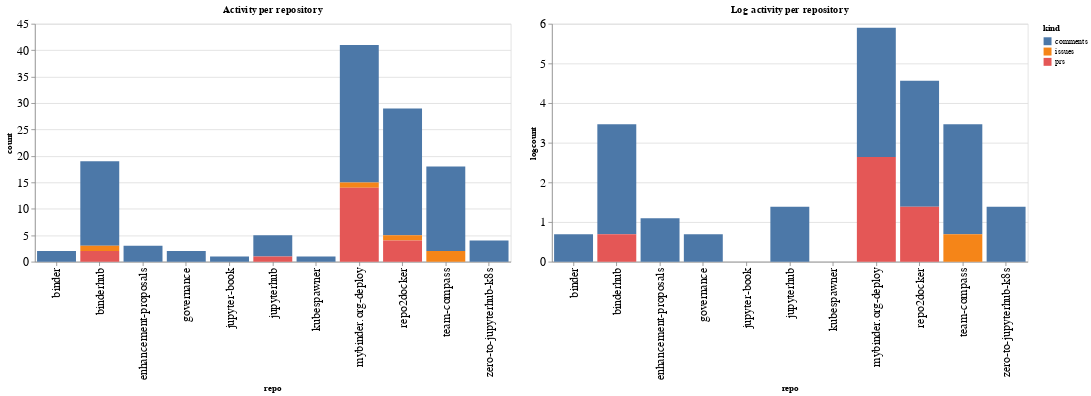

Notebook cell for this chart:
### Code cell
ch1 = alt.Chart(repo_summaries, width=600, title="Activity per repository").mark_bar().encode(
    x='repo',
    y='count',
    color='kind',
    tooltip="kind"
)

ch2 = alt.Chart(repo_summaries, width=600, title="Log activity per repository").mark_bar().encode(
    x='repo',
    y='logcount',
    color='kind',
    tooltip="kind"
)

ch1 | ch2

### Figure 1 — Vega-Lite specification as saved in the notebook (floating-point values rounded to 4 significant figures)
{"config": {"axisLeft": {"labelFontSize": 15}, "axisBottom": {"labelFontSize": 15}}, "hconcat": [{"mark": "bar", "encoding": {"color": {"type": "nominal", "field": "kind"}, "tooltip": {"type": "nominal", "field": "kind"}, "x": {"type": "nominal", "field": "repo"}, "y": {"type": "quantitative", "field": "count"}}, "title": "Activity per repository", "width": 600}, {"mark": "bar", "encoding": {"color": {"type": "nominal", "field": "kind"}, "tooltip": {"type": "nominal", "field": "kind"}, "x": {"type": "nominal", "field": "repo"}, "y": {"type": "quantitative", "field": "logcount"}}, "title": "Log activity per repository", "width": 600}], "data": {"name": "data-bc04a7122a0fcf55bfcd6b1f419a5059"}, "$schema": "https://vega.github.io/schema/vega-lite/v4.8.1.json", "datasets": {"data-bc04a7122a0fcf55bfcd6b1f419a5059": [{"repo": "binder", "kind": "comments", "count": 2, "logcount": 0.6931}, {"repo": "binderhub", "kind": "comments", "count": 16, "logcount": 2.773}, {"repo": "binderhub", "kind": "issues", "count": 1, "logcount": 0.0}, {"repo": "binderhub", "kind": "prs", "count": 2, "logcount": 0.6931}, {"repo": "enhancement-proposals", "kind": "comments", "count": 3, "logcount": 1.099}, {"repo": "governance", "kind": "comments", "count": 2, "logcount": 0.6931}, {"repo": "jupyter-book", "kind": "comments", "count": 1, "logcount": 0.0}, {"repo": "jupyterhub", "kind": "comments", "count": 4, "logcount": 1.386}, {"repo": "jupyterhub", "kind": "prs", "count": 1, "logcount": 0.0}, {"repo": "kubespawner", "kind": "comments", "count": 1, "logcount": 0.0}, {"repo": "mybinder.org-deploy", "kind": "comments", "count": 26, "logcount": 3.258}, {"repo": "mybinder.org-deploy", "kind": "issues", "count": 1, "logcount": 0.0}, {"repo": "mybinder.org-deploy", "kind": "prs", "count": 14, "logcount": 2.639}, {"repo": "repo2docker", "kind": "comments", "count": 24, "logcount": 3.178}, {"repo": "repo2docker", "kind": "issues", "count": 1, "logcount": 0.0}, {"repo": "repo2docker", "kind": "prs", "count": 4, "logcount": 1.386}, {"repo": "team-compass", "kind": "comments", "count": 16, "logcount": 2.773}, {"repo": "team-compass", "kind": "issues", "count": 2, "logcount": 0.6931}, {"repo": "zero-to-jupyterhub-k8s", "kind": "comments", "count": 4, "logcount": 1.386}]}}
